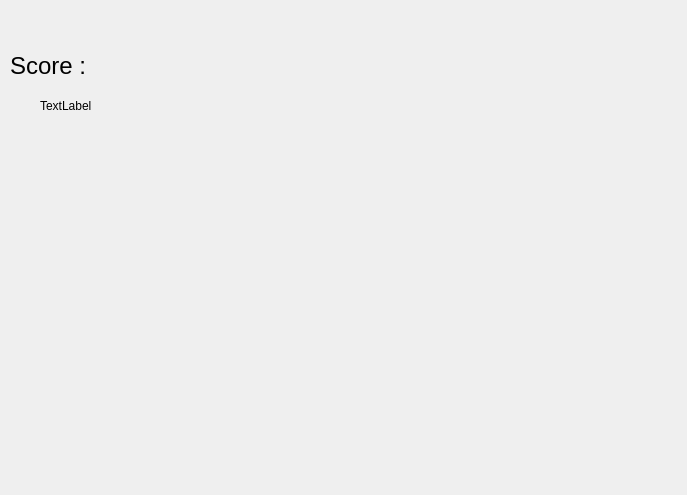
<?xml version="1.0" encoding="UTF-8"?>
<ui version="4.0">
 <class>game</class>
 <widget class="QWidget" name="game">
  <property name="geometry">
   <rect>
    <x>0</x>
    <y>0</y>
    <width>687</width>
    <height>495</height>
   </rect>
  </property>
  <property name="windowTitle">
   <string>Form</string>
  </property>
  <widget class="QLabel" name="label">
   <property name="geometry">
    <rect>
     <x>40</x>
     <y>90</y>
     <width>71</width>
     <height>31</height>
    </rect>
   </property>
   <property name="text">
    <string>TextLabel</string>
   </property>
  </widget>
  <widget class="QLabel" name="label_2">
   <property name="geometry">
    <rect>
     <x>10</x>
     <y>50</y>
     <width>81</width>
     <height>31</height>
    </rect>
   </property>
   <property name="font">
    <font>
     <pointsize>18</pointsize>
    </font>
   </property>
   <property name="text">
    <string>Score :</string>
   </property>
  </widget>
 </widget>
 <resources/>
 <connections/>
</ui>
